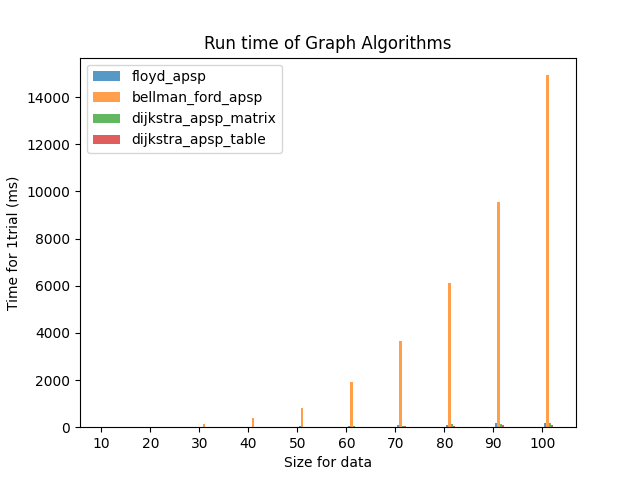

Generate this figure with Python:
# CSCI 323 / 700
# Summer 2022
# Assignment 7 - Graph Algorithms
# Ilma Shaharin
import copy
import random
import time
from heapq import heappop, heappush

import pandas as pd
import matplotlib.pyplot as plt

asn_num = 7
INF = 99999


def random_graph(size, max_cost):
    graph = []
    for i in range(size):
        row = []
        for j in range(size):
            if i == j:
                row.append(0)
            else:
                cost = random.randint(1, max_cost)
                row.append(cost)
        graph.append(row)
    return graph


def make_non_edges_inf(graph):
    for i in range(len(graph)):
        for j in range(len(graph[i])):
            if graph[i][j] == 0:
                graph[i][j] = INF


# Source: https://www.geeksforgeeks.org/floyd-warshall-algorithm-dp-16/
def floyd_apsp(graph):
    graph_copy = copy.deepcopy(graph)
    n = len(graph_copy)
    dist = [[INF] * n for i in range(n)]
    pred = [[-1] * n for i in range(n)]
    for i in range(n):
        for j in range(n):
            dist[i][j] = graph_copy[i][j]
            pred[i][j] = i
        dist[i][i] = 0
        pred[i][i] = -1
    for k in range(n):
        for i in range(n):
            for j in range(n):
                if dist[i][j] > dist[i][k] + dist[k][j]:
                    dist[i][j] = dist[i][k] + dist[k][j]
                    pred[i][j] = pred[k][j]


def convert_to_adj_table(graph):
    adj_table = []
    for i in range(len(graph)):
        row = graph[i]
        neighbors = []
        for j in range(len(row)):
            if graph[i][j] > 0:
                neighbors.append((j, graph[i][j]))
        adj_table.append(neighbors)
    return adj_table


def convert_to_edge_set(graph):
    edge_set = []
    for i in range(len(graph)):
        row = graph[i]
        for j in range(len(row)):
            if graph[i][j] > 0:
                edge_set.append((i, j, graph[i][j]))
    return edge_set


# Source: https://www.geeksforgeeks.org/bellman-ford-algorithm-dp-23/
def bellman_ford_sssp(es, n, src):
    dist = [INF] * n
    dist[src] = 0
    for i in range(n):
        for u, v, w in es:
            if dist[u] != INF and dist[u] + w < dist[v]:
                dist[v] = dist[u] + w
    for u, v, w in es:
        if dist[u] != INF and dist[u] + w < dist[v]:
            print("Graph contains negative weight cycle")


def bellman_ford_apsp(graph):
    es = convert_to_edge_set(graph)
    n = len(graph)
    for src in range(n):
        bellman_ford_sssp(es, n, src)


def min_distance(dist, done):
    n = len(dist)
    min_dist = INF
    min_index = -1
    for u in range(n):
        if dist[u] < min_dist and not done[u]:
            min_dist = dist[u]
            min_index = u
    return min_index


# Source: https://www.geeksforgeeks.org/dijkstras-shortest-path-algorithm-greedy-algo-7/
def dijkstra_sssp_matrix(cm, src):
    n = len(cm)
    dist = [INF] * n
    dist[src] = 0
    done = [False] * n
    for i in range(n):
        x = min_distance(dist, done)
        done[x] = True
        for y in range(n):
            if cm[x][y] > 0 and not done[y] and dist[y] > dist[x] + cm[x][y]:
                dist[y] = dist[x] + cm[x][y]


def dijkstra_apsp_matrix(graph):
    n = len(graph)
    for src in range(n):
        dijkstra_sssp_matrix(graph, src)


# Source: http://nmamano.com/blog/dijkstra/dijkstra.html
def dijkstra_sssp_table(table, src):
    n = len(table)
    dist = [INF for u in range(n)]
    dist[src] = 0
    visited = [False for u in range(n)]
    priority_queue = [(0, src)]
    while len(priority_queue) > 0:
        _, u = heappop(priority_queue)  # We only need the nodes, not the distance
        if visited[u]:
            continue
        visited[u] = True
        for v, l in table[u]:
            if dist[u] + l < dist[v]:
                dist[v] = dist[u] + l
                heappush(priority_queue, (dist[u] + l, v))


def dijkstra_apsp_table(graph):
    table = convert_to_adj_table(graph)
    n = len(graph)
    for src in range(n):
        dijkstra_sssp_table(table, src)


def plot_time(dict_algorithms, sizes, graph_algorithms, trials):
    alg_counter = 0
    plt.xticks([j for j in range(len(sizes))], [str(size) for size in sizes])
    for algs in graph_algorithms:
        alg_counter += 1
        d = dict_algorithms[algs.__name__]
        x_axis = [j + 0.05 * alg_counter for j in range(len(sizes))]
        y_axis = [d[i] for i in sizes]
        plt.bar(x_axis, y_axis, width=0.05, alpha=0.75, label=algs.__name__)
    plt.legend()
    plt.title("Run time of Graph Algorithms")
    plt.xlabel("Size for data")
    plt.ylabel("Time for " + str(trials) + "trial (ms)")
    plt.savefig("Assignment" + str(asn_num) + ".png")
    plt.show()


def main():
    sizes = [10 * i for i in range(1, 11)]
    trials = 1
    graph_algorithms = [floyd_apsp, bellman_ford_apsp, dijkstra_apsp_matrix, dijkstra_apsp_table]
    dict_algorithms = {}
    for alg in graph_algorithms:
        dict_algorithms[alg.__name__] = {}
    for size in sizes:
        for alg in graph_algorithms:
            dict_algorithms[alg.__name__][size] = 0  # initialize the dictionary
        for trial in range(1, trials + 1):
            m1 = random_graph(size, 100)
            for alg in graph_algorithms:
                start_time = time.time()
                m3 = alg(m1)
                end_time = time.time()
                net_time = end_time - start_time
                dict_algorithms[alg.__name__][size] += 1000 * net_time
    pd.set_option("display.max_rows", 500)
    pd.set_option("display.max_columns", 500)
    pd.set_option("display.width", 1000)
    df = pd.DataFrame.from_dict(dict_algorithms).T
    print(df)
    plot_time(dict_algorithms, sizes, graph_algorithms, trials)


if __name__ == "__main__":
    main()
